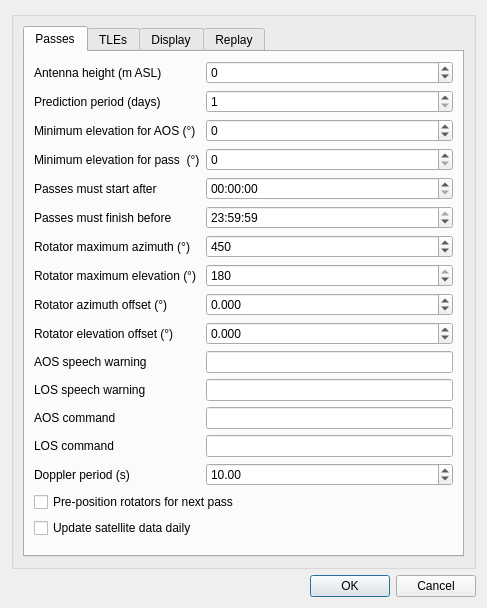
<?xml version="1.0" encoding="UTF-8"?>
<ui version="4.0">
 <class>SatelliteTrackerSettingsDialog</class>
 <widget class="QDialog" name="SatelliteTrackerSettingsDialog">
  <property name="geometry">
   <rect>
    <x>0</x>
    <y>0</y>
    <width>487</width>
    <height>603</height>
   </rect>
  </property>
  <property name="font">
   <font>
    <pointsize>9</pointsize>
   </font>
  </property>
  <property name="windowTitle">
   <string>Satellite Tracker Settings</string>
  </property>
  <layout class="QVBoxLayout" name="verticalLayout">
   <item>
    <widget class="QGroupBox" name="groupBox">
     <layout class="QGridLayout" name="gridLayout">
      <item row="0" column="1">
       <widget class="QTabWidget" name="tabWidget">
        <property name="currentIndex">
         <number>0</number>
        </property>
        <widget class="QWidget" name="passesTab">
         <attribute name="title">
          <string>Passes</string>
         </attribute>
         <layout class="QFormLayout" name="formLayout_2">
          <item row="0" column="0">
           <widget class="QLabel" name="heightLabel">
            <property name="text">
             <string>Antenna height (m ASL)</string>
            </property>
           </widget>
          </item>
          <item row="0" column="1">
           <widget class="QSpinBox" name="height">
            <property name="toolTip">
             <string>Height of antenna location above sea level in metres</string>
            </property>
            <property name="minimum">
             <number>-1000</number>
            </property>
            <property name="maximum">
             <number>20000</number>
            </property>
           </widget>
          </item>
          <item row="1" column="1">
           <widget class="QSpinBox" name="predictionPeriod">
            <property name="toolTip">
             <string>Number of days ahead for which passes should be predicted in</string>
            </property>
            <property name="minimum">
             <number>1</number>
            </property>
            <property name="maximum">
             <number>365</number>
            </property>
           </widget>
          </item>
          <item row="2" column="0">
           <widget class="QLabel" name="minimumAOSElevationLabel">
            <property name="text">
             <string>Minimum elevation for AOS (°)</string>
            </property>
           </widget>
          </item>
          <item row="2" column="1">
           <widget class="QSpinBox" name="minimumAOSElevation">
            <property name="toolTip">
             <string>Enter a minimum elevation in degrees for which AOS (Acquisition of Signal) will be indicated</string>
            </property>
            <property name="minimum">
             <number>-90</number>
            </property>
            <property name="maximum">
             <number>90</number>
            </property>
           </widget>
          </item>
          <item row="3" column="0">
           <widget class="QLabel" name="minimumPassElevationLabel">
            <property name="text">
             <string>Minimum elevation for pass  (°)</string>
            </property>
           </widget>
          </item>
          <item row="3" column="1">
           <widget class="QSpinBox" name="minimumPassElevation">
            <property name="toolTip">
             <string>Enter a minimum elevation in degrees a satellite must reach in a pass</string>
            </property>
            <property name="maximum">
             <number>90</number>
            </property>
           </widget>
          </item>
          <item row="4" column="0">
           <widget class="QLabel" name="passStartTimeLabel">
            <property name="text">
             <string>Passes must start after</string>
            </property>
           </widget>
          </item>
          <item row="4" column="1">
           <widget class="QTimeEdit" name="passStartTime"/>
          </item>
          <item row="5" column="0">
           <widget class="QLabel" name="passFinishTimeLabel">
            <property name="text">
             <string>Passes must finish before</string>
            </property>
           </widget>
          </item>
          <item row="5" column="1">
           <widget class="QTimeEdit" name="passFinishTime">
            <property name="time">
             <time>
              <hour>23</hour>
              <minute>59</minute>
              <second>59</second>
             </time>
            </property>
           </widget>
          </item>
          <item row="6" column="0">
           <widget class="QLabel" name="rotatorMaximumAzimuthLabel">
            <property name="text">
             <string>Rotator maximum azimuth (°)</string>
            </property>
           </widget>
          </item>
          <item row="6" column="1">
           <widget class="QSpinBox" name="rotatorMaximumAzimuth">
            <property name="toolTip">
             <string>Maximum azimuth angle of rotator in degrees</string>
            </property>
            <property name="minimum">
             <number>360</number>
            </property>
            <property name="maximum">
             <number>720</number>
            </property>
            <property name="singleStep">
             <number>90</number>
            </property>
            <property name="value">
             <number>450</number>
            </property>
           </widget>
          </item>
          <item row="7" column="0">
           <widget class="QLabel" name="rotatorMaximumElevationLabel">
            <property name="text">
             <string>Rotator maximum elevation (°)</string>
            </property>
           </widget>
          </item>
          <item row="7" column="1">
           <widget class="QSpinBox" name="rotatorMaximumElevation">
            <property name="toolTip">
             <string>Maximum elevation angle of rotator in degrees</string>
            </property>
            <property name="maximum">
             <number>180</number>
            </property>
            <property name="singleStep">
             <number>90</number>
            </property>
            <property name="value">
             <number>180</number>
            </property>
           </widget>
          </item>
          <item row="10" column="0">
           <widget class="QLabel" name="aosSpeechLabel">
            <property name="text">
             <string>AOS speech warning</string>
            </property>
           </widget>
          </item>
          <item row="10" column="1">
           <widget class="QLineEdit" name="aosSpeech">
            <property name="toolTip">
             <string>Text to say when a satellite signal is acquired</string>
            </property>
           </widget>
          </item>
          <item row="11" column="0">
           <widget class="QLabel" name="losSpeechLabel">
            <property name="text">
             <string>LOS speech warning</string>
            </property>
           </widget>
          </item>
          <item row="11" column="1">
           <widget class="QLineEdit" name="losSpeech">
            <property name="toolTip">
             <string>Text to say when a satellite signal is lost</string>
            </property>
           </widget>
          </item>
          <item row="12" column="0">
           <widget class="QLabel" name="aosCommandLabel">
            <property name="text">
             <string>AOS command</string>
            </property>
           </widget>
          </item>
          <item row="12" column="1">
           <widget class="QLineEdit" name="aosCommand">
            <property name="toolTip">
             <string>Program / script to execute on AOS</string>
            </property>
           </widget>
          </item>
          <item row="13" column="0">
           <widget class="QLabel" name="losCommandLabel">
            <property name="text">
             <string>LOS command</string>
            </property>
           </widget>
          </item>
          <item row="13" column="1">
           <widget class="QLineEdit" name="losCommand">
            <property name="toolTip">
             <string>Program / script to execute on LOS</string>
            </property>
           </widget>
          </item>
          <item row="14" column="0">
           <widget class="QLabel" name="dopplerPeriodLabel">
            <property name="text">
             <string>Doppler period (s)</string>
            </property>
           </widget>
          </item>
          <item row="14" column="1">
           <widget class="QDoubleSpinBox" name="dopplerPeriod">
            <property name="toolTip">
             <string>Enter the time in seconds between each Doppler correction</string>
            </property>
            <property name="minimum">
             <double>0.010000000000000</double>
            </property>
            <property name="maximum">
             <double>100.000000000000000</double>
            </property>
            <property name="value">
             <double>10.000000000000000</double>
            </property>
           </widget>
          </item>
          <item row="15" column="0" colspan="2">
           <widget class="QCheckBox" name="rotatorPrePosition">
            <property name="toolTip">
             <string>When the target is below the horizon, point rotators at the azimuth where its next pass will start</string>
            </property>
            <property name="text">
             <string>Pre-position rotators for next pass</string>
            </property>
           </widget>
          </item>
          <item row="16" column="0" colspan="2">
           <widget class="QCheckBox" name="updateSatDataDaily">
            <property name="toolTip">
             <string>Download updated satellite data and TLEs once a day while the Satellite Tracker is running</string>
            </property>
            <property name="text">
             <string>Update satellite data daily</string>
            </property>
           </widget>
          </item>
          <item row="17" column="0">
           <spacer name="verticalSpacer">
            <property name="orientation">
             <enum>Qt::Vertical</enum>
            </property>
            <property name="sizeHint" stdset="0">
             <size>
              <width>20</width>
              <height>40</height>
             </size>
            </property>
           </spacer>
          </item>
          <item row="1" column="0">
           <widget class="QLabel" name="predictionPeriodLabel">
            <property name="text">
             <string>Prediction period (days)</string>
            </property>
           </widget>
          </item>
          <item row="8" column="1">
           <widget class="QDoubleSpinBox" name="azimuthOffset">
            <property name="toolTip">
             <string>Azimuth offset to add to target azimuth sent to rotator controller in degrees</string>
            </property>
            <property name="decimals">
             <number>3</number>
            </property>
            <property name="minimum">
             <double>-360.000000000000000</double>
            </property>
            <property name="maximum">
             <double>360.000000000000000</double>
            </property>
           </widget>
          </item>
          <item row="9" column="1">
           <widget class="QDoubleSpinBox" name="elevationOffset">
            <property name="toolTip">
             <string>Elevation offset added to target elevation send to rotator controller in degrees</string>
            </property>
            <property name="decimals">
             <number>3</number>
            </property>
            <property name="minimum">
             <double>-180.000000000000000</double>
            </property>
            <property name="maximum">
             <double>180.000000000000000</double>
            </property>
           </widget>
          </item>
          <item row="8" column="0">
           <widget class="QLabel" name="azimuthOffsetLabel">
            <property name="text">
             <string>Rotator azimuth offset (°)</string>
            </property>
           </widget>
          </item>
          <item row="9" column="0">
           <widget class="QLabel" name="elevationOffsetLabel">
            <property name="text">
             <string>Rotator elevation offset (°)</string>
            </property>
           </widget>
          </item>
         </layout>
        </widget>
        <widget class="QWidget" name="tleTab">
         <attribute name="title">
          <string>TLEs</string>
         </attribute>
         <layout class="QVBoxLayout" name="verticalLayout_2">
          <item>
           <widget class="QListWidget" name="tles">
            <property name="toolTip">
             <string>Satellite Two Line Element (TLE) sources</string>
            </property>
            <property name="editTriggers">
             <set>QAbstractItemView::DoubleClicked|QAbstractItemView::EditKeyPressed|QAbstractItemView::SelectedClicked</set>
            </property>
           </widget>
          </item>
          <item>
           <layout class="QHBoxLayout" name="ButtonHorizontalLayout">
            <item>
             <widget class="QPushButton" name="addTle">
              <property name="toolTip">
               <string>Add TLE</string>
              </property>
              <property name="text">
               <string>+</string>
              </property>
             </widget>
            </item>
            <item>
             <widget class="QPushButton" name="removeTle">
              <property name="toolTip">
               <string>Remove selected TLE</string>
              </property>
              <property name="text">
               <string>-</string>
              </property>
             </widget>
            </item>
            <item>
             <widget class="QPushButton" name="defaultTles">
              <property name="toolTip">
               <string>Load preset TLE sources</string>
              </property>
              <property name="text">
               <string/>
              </property>
              <property name="icon">
               <iconset resource="../../../sdrgui/resources/res.qrc">
                <normaloff>:/star.png</normaloff>:/star.png</iconset>
              </property>
             </widget>
            </item>
            <item>
             <spacer name="buttonHorizontalSpacer">
              <property name="orientation">
               <enum>Qt::Horizontal</enum>
              </property>
              <property name="sizeHint" stdset="0">
               <size>
                <width>40</width>
                <height>20</height>
               </size>
              </property>
             </spacer>
            </item>
           </layout>
          </item>
         </layout>
        </widget>
        <widget class="QWidget" name="displayTab">
         <attribute name="title">
          <string>Display</string>
         </attribute>
         <layout class="QGridLayout" name="gridLayout_2">
          <item row="11" column="0">
           <widget class="QCheckBox" name="utc">
            <property name="toolTip">
             <string>When checked times are displayed using UTC rather than the local time zone</string>
            </property>
            <property name="text">
             <string>Display times in UTC</string>
            </property>
           </widget>
          </item>
          <item row="4" column="0">
           <widget class="QLabel" name="groundTrackPointsLabel">
            <property name="text">
             <string>Ground track points</string>
            </property>
           </widget>
          </item>
          <item row="2" column="0">
           <widget class="QLabel" name="defaultFrequencyLabel">
            <property name="text">
             <string>Default frequency (MHz)</string>
            </property>
           </widget>
          </item>
          <item row="6" column="0">
           <widget class="QLabel" name="dateFormatLabel">
            <property name="text">
             <string>Date format</string>
            </property>
           </widget>
          </item>
          <item row="6" column="1">
           <widget class="QLineEdit" name="dateFormat">
            <property name="toolTip">
             <string>Format for dates displayed in the GUI</string>
            </property>
           </widget>
          </item>
          <item row="3" column="1">
           <widget class="QComboBox" name="azElUnits">
            <property name="toolTip">
             <string>Units used for displaying azimuth and elevation. Either degrees, minutes and seconds or decimal degrees.</string>
            </property>
            <property name="editable">
             <bool>false</bool>
            </property>
            <item>
             <property name="text">
              <string>° ' &quot;</string>
             </property>
            </item>
            <item>
             <property name="text">
              <string>° '</string>
             </property>
            </item>
            <item>
             <property name="text">
              <string>°</string>
             </property>
            </item>
            <item>
             <property name="text">
              <string>Decimal</string>
             </property>
            </item>
           </widget>
          </item>
          <item row="2" column="1">
           <widget class="QDoubleSpinBox" name="defaultFrequency">
            <property name="toolTip">
             <string>Frequency used for Doppler and free space path loss calculations in the satellite table</string>
            </property>
            <property name="decimals">
             <number>3</number>
            </property>
            <property name="minimum">
             <double>1.000000000000000</double>
            </property>
            <property name="maximum">
             <double>50000.000000000000000</double>
            </property>
            <property name="singleStep">
             <double>100.000000000000000</double>
            </property>
            <property name="value">
             <double>100.000000000000000</double>
            </property>
           </widget>
          </item>
          <item row="13" column="0">
           <spacer name="verticalSpacer_2">
            <property name="orientation">
             <enum>Qt::Vertical</enum>
            </property>
            <property name="sizeHint" stdset="0">
             <size>
              <width>20</width>
              <height>40</height>
             </size>
            </property>
           </spacer>
          </item>
          <item row="0" column="0">
           <widget class="QLabel" name="updatePeriodLabel">
            <property name="text">
             <string>Update period (s)</string>
            </property>
           </widget>
          </item>
          <item row="3" column="0">
           <widget class="QLabel" name="azElUnitsLabel">
            <property name="text">
             <string>Azimuth and elevation units</string>
            </property>
           </widget>
          </item>
          <item row="0" column="1">
           <widget class="QDoubleSpinBox" name="updatePeriod">
            <property name="toolTip">
             <string>Enter the time in seconds between each calculation of the target's position</string>
            </property>
            <property name="maximum">
             <double>3600.000000000000000</double>
            </property>
            <property name="value">
             <double>1.000000000000000</double>
            </property>
           </widget>
          </item>
          <item row="4" column="1">
           <widget class="QSpinBox" name="groundTrackPoints">
            <property name="toolTip">
             <string>Number of points in ground tracks (more points result in smoother curves)</string>
            </property>
            <property name="minimum">
             <number>10</number>
            </property>
            <property name="maximum">
             <number>360</number>
            </property>
           </widget>
          </item>
          <item row="12" column="0">
           <widget class="QCheckBox" name="drawOnMap">
            <property name="toolTip">
             <string>When checked satellite positions are sent to the map</string>
            </property>
            <property name="text">
             <string>Draw satellites on map</string>
            </property>
           </widget>
          </item>
          <item row="5" column="1">
           <widget class="QComboBox" name="drawRotators">
            <property name="toolTip">
             <string>Select which rotators are displayed on the polar chart</string>
            </property>
            <item>
             <property name="text">
              <string>All</string>
             </property>
            </item>
            <item>
             <property name="text">
              <string>None</string>
             </property>
            </item>
            <item>
             <property name="text">
              <string>Matching target</string>
             </property>
            </item>
           </widget>
          </item>
          <item row="5" column="0">
           <widget class="QLabel" name="drawRotatorsLabel">
            <property name="text">
             <string>Rotators in polar chart</string>
            </property>
           </widget>
          </item>
         </layout>
        </widget>
        <widget class="QWidget" name="replayTab">
         <attribute name="title">
          <string>Replay</string>
         </attribute>
         <layout class="QFormLayout" name="formLayout">
          <item row="0" column="0">
           <widget class="QLabel" name="replaceEnabledLabel">
            <property name="text">
             <string>Enable replay</string>
            </property>
           </widget>
          </item>
          <item row="0" column="1">
           <widget class="QCheckBox" name="replayEnabled">
            <property name="toolTip">
             <string>Enable replay of a pass in the past, by starting with the chosen date and time</string>
            </property>
            <property name="text">
             <string/>
            </property>
           </widget>
          </item>
          <item row="1" column="0">
           <widget class="QLabel" name="replayDateTimeLabel">
            <property name="text">
             <string>Start date and time</string>
            </property>
           </widget>
          </item>
          <item row="1" column="1">
           <widget class="QDateTimeEdit" name="replayDateTime">
            <property name="toolTip">
             <string>Set date and time to the displayed value when Satellite Tracker's start button is pressed</string>
            </property>
            <property name="date">
             <date>
              <year>2021</year>
              <month>1</month>
              <day>1</day>
             </date>
            </property>
            <property name="displayFormat">
             <string>dd/MM/yyyy HH:mm:ss</string>
            </property>
            <property name="calendarPopup">
             <bool>true</bool>
            </property>
           </widget>
          </item>
          <item row="2" column="0">
           <widget class="QLabel" name="sendTimeToMapLabel">
            <property name="text">
             <string>Send time to map</string>
            </property>
           </widget>
          </item>
          <item row="2" column="1">
           <widget class="QCheckBox" name="sendTimeToMap">
            <property name="toolTip">
             <string>Send time to Map feature when Satellite Tracker's start button is pressed</string>
            </property>
            <property name="text">
             <string/>
            </property>
           </widget>
          </item>
         </layout>
        </widget>
       </widget>
      </item>
     </layout>
    </widget>
   </item>
   <item>
    <widget class="QDialogButtonBox" name="buttonBox">
     <property name="orientation">
      <enum>Qt::Horizontal</enum>
     </property>
     <property name="standardButtons">
      <set>QDialogButtonBox::Cancel|QDialogButtonBox::Ok</set>
     </property>
    </widget>
   </item>
  </layout>
 </widget>
 <tabstops>
  <tabstop>tabWidget</tabstop>
  <tabstop>height</tabstop>
  <tabstop>predictionPeriod</tabstop>
  <tabstop>minimumAOSElevation</tabstop>
  <tabstop>minimumPassElevation</tabstop>
  <tabstop>passStartTime</tabstop>
  <tabstop>passFinishTime</tabstop>
  <tabstop>rotatorMaximumAzimuth</tabstop>
  <tabstop>rotatorMaximumElevation</tabstop>
  <tabstop>aosSpeech</tabstop>
  <tabstop>losSpeech</tabstop>
  <tabstop>aosCommand</tabstop>
  <tabstop>losCommand</tabstop>
  <tabstop>dopplerPeriod</tabstop>
  <tabstop>tles</tabstop>
  <tabstop>addTle</tabstop>
  <tabstop>removeTle</tabstop>
  <tabstop>updatePeriod</tabstop>
  <tabstop>defaultFrequency</tabstop>
  <tabstop>azElUnits</tabstop>
  <tabstop>groundTrackPoints</tabstop>
  <tabstop>dateFormat</tabstop>
  <tabstop>utc</tabstop>
  <tabstop>drawOnMap</tabstop>
 </tabstops>
 <resources>
  <include location="../../../sdrgui/resources/res.qrc"/>
 </resources>
 <connections>
  <connection>
   <sender>buttonBox</sender>
   <signal>accepted()</signal>
   <receiver>SatelliteTrackerSettingsDialog</receiver>
   <slot>accept()</slot>
   <hints>
    <hint type="sourcelabel">
     <x>257</x>
     <y>533</y>
    </hint>
    <hint type="destinationlabel">
     <x>157</x>
     <y>274</y>
    </hint>
   </hints>
  </connection>
  <connection>
   <sender>buttonBox</sender>
   <signal>rejected()</signal>
   <receiver>SatelliteTrackerSettingsDialog</receiver>
   <slot>reject()</slot>
   <hints>
    <hint type="sourcelabel">
     <x>325</x>
     <y>533</y>
    </hint>
    <hint type="destinationlabel">
     <x>286</x>
     <y>274</y>
    </hint>
   </hints>
  </connection>
 </connections>
</ui>
